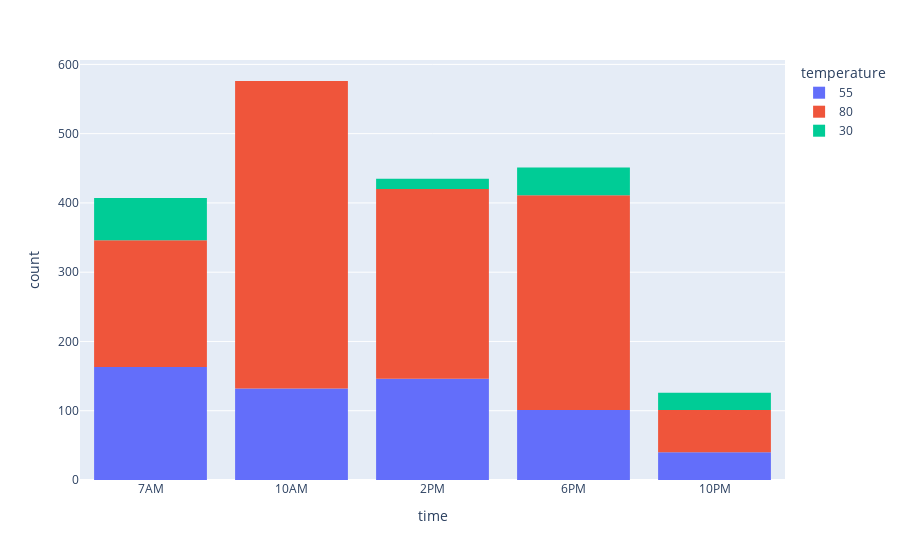

Write notebook code for a chart like this one.
### Code cell
#Temperature and time review for coffee house coupon redeemers
px.histogram(DataCoffeeCoupons.query('Y==1'), x='time', category_orders=dict(time=["7AM", "10AM", "2PM", "6PM", "10PM"]), color='temperature')

### Figure 1 — Plotly figure (JSON) as saved in the notebook; plotly's stock layout.template omitted (floating-point values rounded to 4 significant figures; data arrays with more than 128 entries replaced by an {"elided": "..."} marker saying what was removed)
{"data": [{"alignmentgroup": "True", "bingroup": "x", "hovertemplate": "temperature=55<br>time=%{x}<br>count=%{y}<extra></extra>", "legendgroup": "55", "marker": {"color": "#636efa", "pattern": {"shape": ""}}, "name": "55", "offsetgroup": "55", "orientation": "v", "showlegend": true, "type": "histogram", "x": {"elided": "582 str values"}, "xaxis": "x", "yaxis": "y"}, {"alignmentgroup": "True", "bingroup": "x", "hovertemplate": "temperature=80<br>time=%{x}<br>count=%{y}<extra></extra>", "legendgroup": "80", "marker": {"color": "#EF553B", "pattern": {"shape": ""}}, "name": "80", "offsetgroup": "80", "orientation": "v", "showlegend": true, "type": "histogram", "x": {"elided": "1272 str values"}, "xaxis": "x", "yaxis": "y"}, {"alignmentgroup": "True", "bingroup": "x", "hovertemplate": "temperature=30<br>time=%{x}<br>count=%{y}<extra></extra>", "legendgroup": "30", "marker": {"color": "#00cc96", "pattern": {"shape": ""}}, "name": "30", "offsetgroup": "30", "orientation": "v", "showlegend": true, "type": "histogram", "x": {"elided": "141 str values"}, "xaxis": "x", "yaxis": "y"}], "layout": {"autosize": true, "barmode": "relative", "legend": {"title": {"text": "temperature"}, "tracegroupgap": 0}, "margin": {"t": 60}, "xaxis": {"anchor": "y", "autorange": true, "categoryarray": ["7AM", "10AM", "2PM", "6PM", "10PM"], "categoryorder": "array", "domain": [0, 1], "range": [-0.5, 4.5], "title": {"text": "time"}, "type": "category"}, "yaxis": {"anchor": "x", "autorange": true, "domain": [0, 1], "range": [0, 606.3], "title": {"text": "count"}}}}
